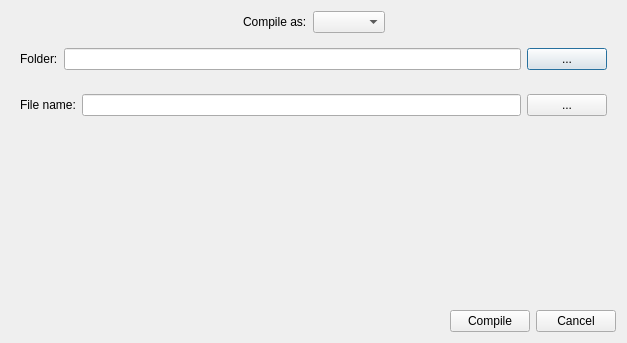
<?xml version="1.0" encoding="UTF-8"?>
<ui version="4.0">
 <class>compileDialog</class>
 <widget class="QDialog" name="compileDialog">
  <property name="geometry">
   <rect>
    <x>0</x>
    <y>0</y>
    <width>627</width>
    <height>343</height>
   </rect>
  </property>
  <property name="windowTitle">
   <string>Dialog</string>
  </property>
  <property name="modal">
   <bool>true</bool>
  </property>
  <layout class="QVBoxLayout" name="verticalLayout">
   <item>
    <layout class="QHBoxLayout" name="horizontalLayout">
     <item>
      <spacer name="horizontalSpacer">
       <property name="orientation">
        <enum>Qt::Horizontal</enum>
       </property>
       <property name="sizeHint" stdset="0">
        <size>
         <width>40</width>
         <height>20</height>
        </size>
       </property>
      </spacer>
     </item>
     <item>
      <widget class="QLabel" name="label">
       <property name="text">
        <string>Compile as:</string>
       </property>
      </widget>
     </item>
     <item>
      <widget class="QComboBox" name="cmbTargets"/>
     </item>
     <item>
      <spacer name="horizontalSpacer_2">
       <property name="orientation">
        <enum>Qt::Horizontal</enum>
       </property>
       <property name="sizeHint" stdset="0">
        <size>
         <width>40</width>
         <height>20</height>
        </size>
       </property>
      </spacer>
     </item>
    </layout>
   </item>
   <item>
    <widget class="QWidget" name="wPath" native="true">
     <layout class="QHBoxLayout" name="horizontalLayout_3">
      <item>
       <widget class="QLabel" name="label_2">
        <property name="text">
         <string>Folder:</string>
        </property>
       </widget>
      </item>
      <item>
       <widget class="QLineEdit" name="txtPath"/>
      </item>
      <item>
       <widget class="QPushButton" name="btnPath">
        <property name="text">
         <string>...</string>
        </property>
       </widget>
      </item>
     </layout>
    </widget>
   </item>
   <item>
    <widget class="QWidget" name="wFilename" native="true">
     <layout class="QHBoxLayout" name="horizontalLayout_4">
      <item>
       <widget class="QLabel" name="label_3">
        <property name="text">
         <string>File name:</string>
        </property>
       </widget>
      </item>
      <item>
       <widget class="QLineEdit" name="txtFilename"/>
      </item>
      <item>
       <widget class="QPushButton" name="btnFilename">
        <property name="text">
         <string>...</string>
        </property>
       </widget>
      </item>
     </layout>
    </widget>
   </item>
   <item>
    <spacer name="verticalSpacer">
     <property name="orientation">
      <enum>Qt::Vertical</enum>
     </property>
     <property name="sizeHint" stdset="0">
      <size>
       <width>20</width>
       <height>40</height>
      </size>
     </property>
    </spacer>
   </item>
   <item>
    <layout class="QHBoxLayout" name="horizontalLayout_2">
     <item>
      <spacer name="horizontalSpacer_3">
       <property name="orientation">
        <enum>Qt::Horizontal</enum>
       </property>
       <property name="sizeHint" stdset="0">
        <size>
         <width>40</width>
         <height>20</height>
        </size>
       </property>
      </spacer>
     </item>
     <item>
      <widget class="QPushButton" name="btnCompile">
       <property name="text">
        <string>Compile</string>
       </property>
      </widget>
     </item>
     <item>
      <widget class="QPushButton" name="btnCancel">
       <property name="text">
        <string>Cancel</string>
       </property>
      </widget>
     </item>
    </layout>
   </item>
  </layout>
 </widget>
 <resources/>
 <connections/>
</ui>
